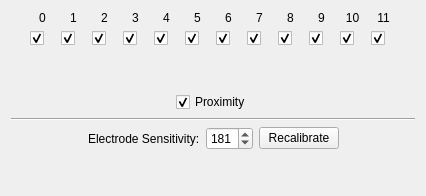
<?xml version="1.0" encoding="UTF-8"?>
<ui version="4.0">
 <class>MultiTouchV2</class>
 <widget class="QWidget" name="MultiTouchV2">
  <property name="geometry">
   <rect>
    <x>0</x>
    <y>0</y>
    <width>426</width>
    <height>196</height>
   </rect>
  </property>
  <property name="windowTitle">
   <string>Form</string>
  </property>
  <layout class="QVBoxLayout" name="verticalLayout_15">
   <item>
    <layout class="QHBoxLayout" name="horizontalLayout_2">
     <item>
      <spacer name="horizontalSpacer_3">
       <property name="orientation">
        <enum>Qt::Horizontal</enum>
       </property>
       <property name="sizeHint" stdset="0">
        <size>
         <width>40</width>
         <height>20</height>
        </size>
       </property>
      </spacer>
     </item>
     <item>
      <layout class="QVBoxLayout" name="verticalLayout">
       <item>
        <layout class="QHBoxLayout" name="horizontalLayout">
         <item>
          <layout class="QVBoxLayout" name="verticalLayout_2">
           <item>
            <widget class="QLabel" name="label">
             <property name="minimumSize">
              <size>
               <width>25</width>
               <height>0</height>
              </size>
             </property>
             <property name="text">
              <string>0</string>
             </property>
             <property name="alignment">
              <set>Qt::AlignCenter</set>
             </property>
            </widget>
           </item>
           <item>
            <layout class="QHBoxLayout" name="horizontalLayout_4">
             <item>
              <widget class="QCheckBox" name="cb_0">
               <property name="text">
                <string/>
               </property>
               <property name="checked">
                <bool>true</bool>
               </property>
              </widget>
             </item>
            </layout>
           </item>
           <item>
            <widget class="QLabel" name="mt_label_0">
             <property name="text">
              <string/>
             </property>
            </widget>
           </item>
          </layout>
         </item>
         <item>
          <layout class="QVBoxLayout" name="verticalLayout_3">
           <item>
            <widget class="QLabel" name="label_2">
             <property name="minimumSize">
              <size>
               <width>25</width>
               <height>0</height>
              </size>
             </property>
             <property name="text">
              <string>1</string>
             </property>
             <property name="alignment">
              <set>Qt::AlignCenter</set>
             </property>
            </widget>
           </item>
           <item>
            <layout class="QHBoxLayout" name="horizontalLayout_5">
             <item>
              <widget class="QCheckBox" name="cb_1">
               <property name="text">
                <string/>
               </property>
               <property name="checked">
                <bool>true</bool>
               </property>
              </widget>
             </item>
            </layout>
           </item>
           <item>
            <widget class="QLabel" name="mt_label_1">
             <property name="text">
              <string/>
             </property>
            </widget>
           </item>
          </layout>
         </item>
         <item>
          <layout class="QVBoxLayout" name="verticalLayout_5">
           <item>
            <widget class="QLabel" name="label_3">
             <property name="minimumSize">
              <size>
               <width>25</width>
               <height>0</height>
              </size>
             </property>
             <property name="text">
              <string>2</string>
             </property>
             <property name="alignment">
              <set>Qt::AlignCenter</set>
             </property>
            </widget>
           </item>
           <item>
            <layout class="QHBoxLayout" name="horizontalLayout_6">
             <item>
              <widget class="QCheckBox" name="cb_2">
               <property name="text">
                <string/>
               </property>
               <property name="checked">
                <bool>true</bool>
               </property>
              </widget>
             </item>
            </layout>
           </item>
           <item>
            <widget class="QLabel" name="mt_label_2">
             <property name="text">
              <string/>
             </property>
            </widget>
           </item>
          </layout>
         </item>
         <item>
          <layout class="QVBoxLayout" name="verticalLayout_8">
           <item>
            <widget class="QLabel" name="label_4">
             <property name="minimumSize">
              <size>
               <width>25</width>
               <height>0</height>
              </size>
             </property>
             <property name="text">
              <string>3</string>
             </property>
             <property name="alignment">
              <set>Qt::AlignCenter</set>
             </property>
            </widget>
           </item>
           <item>
            <layout class="QHBoxLayout" name="horizontalLayout_7">
             <item>
              <widget class="QCheckBox" name="cb_3">
               <property name="text">
                <string/>
               </property>
               <property name="checked">
                <bool>true</bool>
               </property>
              </widget>
             </item>
            </layout>
           </item>
           <item>
            <widget class="QLabel" name="mt_label_3">
             <property name="text">
              <string/>
             </property>
            </widget>
           </item>
          </layout>
         </item>
         <item>
          <layout class="QVBoxLayout" name="verticalLayout_7">
           <item>
            <widget class="QLabel" name="label_5">
             <property name="minimumSize">
              <size>
               <width>25</width>
               <height>0</height>
              </size>
             </property>
             <property name="text">
              <string>4</string>
             </property>
             <property name="alignment">
              <set>Qt::AlignCenter</set>
             </property>
            </widget>
           </item>
           <item>
            <layout class="QHBoxLayout" name="horizontalLayout_8">
             <item>
              <widget class="QCheckBox" name="cb_4">
               <property name="text">
                <string/>
               </property>
               <property name="checked">
                <bool>true</bool>
               </property>
              </widget>
             </item>
            </layout>
           </item>
           <item>
            <widget class="QLabel" name="mt_label_4">
             <property name="text">
              <string/>
             </property>
            </widget>
           </item>
          </layout>
         </item>
         <item>
          <layout class="QVBoxLayout" name="verticalLayout_6">
           <item>
            <widget class="QLabel" name="label_6">
             <property name="minimumSize">
              <size>
               <width>25</width>
               <height>0</height>
              </size>
             </property>
             <property name="text">
              <string>5</string>
             </property>
             <property name="alignment">
              <set>Qt::AlignCenter</set>
             </property>
            </widget>
           </item>
           <item>
            <layout class="QHBoxLayout" name="horizontalLayout_9">
             <item>
              <widget class="QCheckBox" name="cb_5">
               <property name="text">
                <string/>
               </property>
               <property name="checked">
                <bool>true</bool>
               </property>
              </widget>
             </item>
            </layout>
           </item>
           <item>
            <widget class="QLabel" name="mt_label_5">
             <property name="text">
              <string/>
             </property>
            </widget>
           </item>
          </layout>
         </item>
         <item>
          <layout class="QVBoxLayout" name="verticalLayout_12">
           <item>
            <widget class="QLabel" name="label_7">
             <property name="minimumSize">
              <size>
               <width>25</width>
               <height>0</height>
              </size>
             </property>
             <property name="text">
              <string>6</string>
             </property>
             <property name="alignment">
              <set>Qt::AlignCenter</set>
             </property>
            </widget>
           </item>
           <item>
            <layout class="QHBoxLayout" name="horizontalLayout_10">
             <item>
              <widget class="QCheckBox" name="cb_6">
               <property name="text">
                <string/>
               </property>
               <property name="checked">
                <bool>true</bool>
               </property>
              </widget>
             </item>
            </layout>
           </item>
           <item>
            <widget class="QLabel" name="mt_label_6">
             <property name="text">
              <string/>
             </property>
            </widget>
           </item>
          </layout>
         </item>
         <item>
          <layout class="QVBoxLayout" name="verticalLayout_11">
           <item>
            <widget class="QLabel" name="label_8">
             <property name="minimumSize">
              <size>
               <width>25</width>
               <height>0</height>
              </size>
             </property>
             <property name="text">
              <string>7</string>
             </property>
             <property name="alignment">
              <set>Qt::AlignCenter</set>
             </property>
            </widget>
           </item>
           <item>
            <layout class="QHBoxLayout" name="horizontalLayout_11">
             <item>
              <widget class="QCheckBox" name="cb_7">
               <property name="text">
                <string/>
               </property>
               <property name="checked">
                <bool>true</bool>
               </property>
              </widget>
             </item>
            </layout>
           </item>
           <item>
            <widget class="QLabel" name="mt_label_7">
             <property name="text">
              <string/>
             </property>
            </widget>
           </item>
          </layout>
         </item>
         <item>
          <layout class="QVBoxLayout" name="verticalLayout_10">
           <item>
            <widget class="QLabel" name="label_9">
             <property name="minimumSize">
              <size>
               <width>25</width>
               <height>0</height>
              </size>
             </property>
             <property name="text">
              <string>8</string>
             </property>
             <property name="alignment">
              <set>Qt::AlignCenter</set>
             </property>
            </widget>
           </item>
           <item>
            <layout class="QHBoxLayout" name="horizontalLayout_12">
             <item>
              <widget class="QCheckBox" name="cb_8">
               <property name="text">
                <string/>
               </property>
               <property name="checked">
                <bool>true</bool>
               </property>
              </widget>
             </item>
            </layout>
           </item>
           <item>
            <widget class="QLabel" name="mt_label_8">
             <property name="text">
              <string/>
             </property>
            </widget>
           </item>
          </layout>
         </item>
         <item>
          <layout class="QVBoxLayout" name="verticalLayout_13">
           <item>
            <widget class="QLabel" name="label_10">
             <property name="minimumSize">
              <size>
               <width>25</width>
               <height>0</height>
              </size>
             </property>
             <property name="text">
              <string>9</string>
             </property>
             <property name="alignment">
              <set>Qt::AlignCenter</set>
             </property>
            </widget>
           </item>
           <item>
            <layout class="QHBoxLayout" name="horizontalLayout_13">
             <item>
              <widget class="QCheckBox" name="cb_9">
               <property name="text">
                <string/>
               </property>
               <property name="checked">
                <bool>true</bool>
               </property>
              </widget>
             </item>
            </layout>
           </item>
           <item>
            <widget class="QLabel" name="mt_label_9">
             <property name="text">
              <string/>
             </property>
            </widget>
           </item>
          </layout>
         </item>
         <item>
          <layout class="QVBoxLayout" name="verticalLayout_9">
           <item>
            <widget class="QLabel" name="label_11">
             <property name="minimumSize">
              <size>
               <width>25</width>
               <height>0</height>
              </size>
             </property>
             <property name="text">
              <string>10</string>
             </property>
             <property name="alignment">
              <set>Qt::AlignCenter</set>
             </property>
            </widget>
           </item>
           <item>
            <layout class="QHBoxLayout" name="horizontalLayout_14">
             <item>
              <widget class="QCheckBox" name="cb_10">
               <property name="text">
                <string/>
               </property>
               <property name="checked">
                <bool>true</bool>
               </property>
              </widget>
             </item>
            </layout>
           </item>
           <item>
            <widget class="QLabel" name="mt_label_10">
             <property name="text">
              <string/>
             </property>
            </widget>
           </item>
          </layout>
         </item>
         <item>
          <layout class="QVBoxLayout" name="verticalLayout_4">
           <item>
            <widget class="QLabel" name="label_12">
             <property name="minimumSize">
              <size>
               <width>25</width>
               <height>0</height>
              </size>
             </property>
             <property name="text">
              <string>11</string>
             </property>
             <property name="alignment">
              <set>Qt::AlignCenter</set>
             </property>
            </widget>
           </item>
           <item>
            <layout class="QHBoxLayout" name="horizontalLayout_15">
             <item>
              <widget class="QCheckBox" name="cb_11">
               <property name="text">
                <string/>
               </property>
               <property name="checked">
                <bool>true</bool>
               </property>
              </widget>
             </item>
            </layout>
           </item>
           <item>
            <widget class="QLabel" name="mt_label_11">
             <property name="text">
              <string/>
             </property>
            </widget>
           </item>
          </layout>
         </item>
        </layout>
       </item>
       <item>
        <layout class="QVBoxLayout" name="verticalLayout_14">
         <item>
          <widget class="QLabel" name="mt_label_12">
           <property name="text">
            <string/>
           </property>
          </widget>
         </item>
         <item>
          <layout class="QHBoxLayout" name="horizontalLayout_16">
           <item>
            <spacer name="horizontalSpacer_28">
             <property name="orientation">
              <enum>Qt::Horizontal</enum>
             </property>
             <property name="sizeHint" stdset="0">
              <size>
               <width>40</width>
               <height>20</height>
              </size>
             </property>
            </spacer>
           </item>
           <item>
            <widget class="QCheckBox" name="cb_12">
             <property name="text">
              <string>Proximity</string>
             </property>
             <property name="checked">
              <bool>true</bool>
             </property>
            </widget>
           </item>
           <item>
            <spacer name="horizontalSpacer_27">
             <property name="orientation">
              <enum>Qt::Horizontal</enum>
             </property>
             <property name="sizeHint" stdset="0">
              <size>
               <width>40</width>
               <height>20</height>
              </size>
             </property>
            </spacer>
           </item>
          </layout>
         </item>
        </layout>
       </item>
      </layout>
     </item>
     <item>
      <spacer name="horizontalSpacer_2">
       <property name="orientation">
        <enum>Qt::Horizontal</enum>
       </property>
       <property name="sizeHint" stdset="0">
        <size>
         <width>40</width>
         <height>20</height>
        </size>
       </property>
      </spacer>
     </item>
    </layout>
   </item>
   <item>
    <widget class="Line" name="line">
     <property name="orientation">
      <enum>Qt::Horizontal</enum>
     </property>
    </widget>
   </item>
   <item>
    <layout class="QHBoxLayout" name="horizontalLayout_3">
     <item>
      <spacer name="horizontalSpacer_4">
       <property name="orientation">
        <enum>Qt::Horizontal</enum>
       </property>
       <property name="sizeHint" stdset="0">
        <size>
         <width>40</width>
         <height>20</height>
        </size>
       </property>
      </spacer>
     </item>
     <item>
      <widget class="QLabel" name="label_13">
       <property name="text">
        <string>Electrode Sensitivity:</string>
       </property>
      </widget>
     </item>
     <item>
      <widget class="QSpinBox" name="sensitivity_spinbox">
       <property name="minimum">
        <number>5</number>
       </property>
       <property name="maximum">
        <number>201</number>
       </property>
       <property name="value">
        <number>181</number>
       </property>
      </widget>
     </item>
     <item>
      <widget class="QPushButton" name="button_recalibrate">
       <property name="text">
        <string>Recalibrate</string>
       </property>
      </widget>
     </item>
     <item>
      <spacer name="horizontalSpacer_5">
       <property name="orientation">
        <enum>Qt::Horizontal</enum>
       </property>
       <property name="sizeHint" stdset="0">
        <size>
         <width>40</width>
         <height>20</height>
        </size>
       </property>
      </spacer>
     </item>
    </layout>
   </item>
   <item>
    <spacer name="verticalSpacer">
     <property name="orientation">
      <enum>Qt::Vertical</enum>
     </property>
     <property name="sizeHint" stdset="0">
      <size>
       <width>20</width>
       <height>0</height>
      </size>
     </property>
    </spacer>
   </item>
  </layout>
 </widget>
 <resources/>
 <connections/>
</ui>
